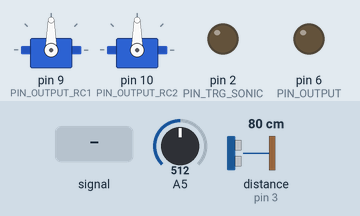
Simulated run of this sketch. Board: Arduino Uno, built with avr-gcc and run on an emulated ATmega328P. Shown: 2 × servo, output pins drawn as LEDs (lit = HIGH). The inputs (shaded band) are chosen by the test bench; at power-on: distance to the obstacle (sensor on pin 3) 80 cm, A5 = 512. The echo pulse lasts 58.3 µs per cm; what the sketch prints to the serial monitor is not drawn.

Above: at 1.2 s.
1.3 s: A5 fed a 2 Hz sine of ±306 counts around its level
At 2.5 s:
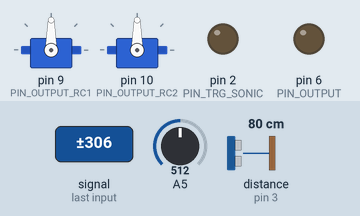
2.8 s: distance to the obstacle (sensor on pin 3) set to 299 cm
At 4.47 s:
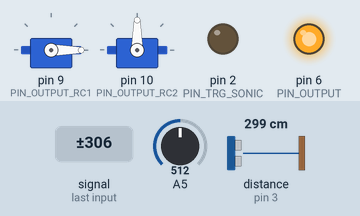
At 5.31 s:
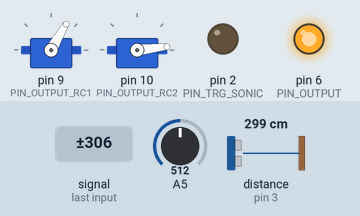
5.8 s: distance to the obstacle (sensor on pin 3) set to 120 cm
Timing chart, 0 to 38.3 s (numbered marks = the images above; inputs shaded):
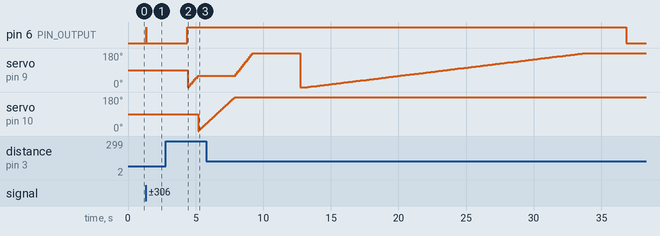

Measured:
- after the input at 1.3 s, pin 6 (PIN_OUTPUT): LOW → HIGH at once, → LOW 0.01 s later
- after the input at 2.8 s, pin 6 (PIN_OUTPUT): LOW → HIGH after 1.6 s instead of 2.5 s

The sketch:

psd_sonic_check.ino
```cpp
//*****************************************************************
//*** ゴール探索でのセンサの通信とサーボモータコントロールのプログラム
//*** PSDからの信号を受けるArduinoがH8へ送信し，側面に設置される．車庫入れが終わった後，一回目直線運動
//*** SONICからの信号を受けるArduinoがH8へ送信，正面に設置される．二回目直線運動
//*** YANG(2023/1/11) バージョン1.5
//*****************************************************************

#include <Servo.h>

Servo RC1servo;
Servo RC2servo;

#define PIN_TRG_SONIC 2     //SONIC超音波センサのTRG入力
#define PIN_PWR_SONIC 4     //SONIC超音波センサへのパワー
#define PIN_ECHO_SONIC 3    //SONIC超音波センサのECHO出力

#define PIN_OUTPUT_RC1 9    //腕を挟む用RC1への信号線
#define PIN_OUTPUT_RC2 10   //磁石に作用するRC2への信号線

#define PIN_INPUT_PSD 5     //PSDセンサからの入力
#define PIN_OUTPUT 6    //処理したの信号をH8へ送る
//SONIC と PSD は同じ信号線でH8へ送る

#define PIN_INPUT 7  //H8から起動信号を受ける

int interval=0;           //pulse
double distance=0;        //距離
double sum=0;             //距離総和

int i=0;                  //距離平均のため
int i_s=0;                //距離判断のため
int RC1_pos=0;            //RC1の角度
int RC2_pos=0;            //RC2の角度
int i_PSD= 1;             //PSDセンサの実行
int PSD_r_high = 35;             //PSDの閾値の高い
int PSD_r_low = 25;             //PSDの閾値の低い
int sonic_r = 5;//超音波センサの閾値の値，この値によりRC1の運転を停止する.
int PSD_val = 0;//PSDの値

void setup() {
  // put your setup code here, to run once:
  pinMode(PIN_TRG_SONIC, OUTPUT);
  pinMode(PIN_ECHO_SONIC, INPUT);
  pinMode(PIN_OUTPUT, OUTPUT);
  pinMode(PIN_INPUT, INPUT);

  RC1servo.attach(PIN_OUTPUT_RC1);
  RC2servo.attach(PIN_OUTPUT_RC2);

  Serial.begin(115200); //シリアル通信のボートを開く

  digitalWrite(PIN_TRG_SONIC,LOW);

  digitalWrite(PIN_OUTPUT,LOW);//H8へ0を送る
  Serial.print("setup完了");
}

void loop(){
  // put your main code here, to run repeatedly:
    Serial.print("loop開始");

//  if(PIN_INPUT == 0){
    Serial.print("H8から受ける信号：");
    Serial.print(PIN_INPUT);

    if(i_PSD == 1){
      PSD_val = PSDread( PIN_INPUT_PSD );
      //PSD処理
      Serial.print(PSD_val);
      Serial.print("  ");
      if( AnaToCm(PSD_val) != 0 ){
        if( (AnaToCm(PSD_val) <= PSD_r_high) && (AnaToCm(PSD_val) > PSD_r_low ) ){
          digitalWrite(PIN_OUTPUT,HIGH);
          i_PSD =0; //PSDを閉じる,SONIcを開く
        }
      Serial.print(AnaToCm(PSD_val)-10);
      Serial.print("~");
      Serial.print(AnaToCm(PSD_val));
      Serial.println("cm");
      }

    }else{
    //超音波センサ
    // 距離計測
    //trigger pulse output (10us)
      digitalWrite(PIN_TRG_SONIC, HIGH);
      delayMicroseconds(9);
      digitalWrite(PIN_TRG_SONIC, LOW);
      // echo pulse width measure
      interval = pulseIn(PIN_ECHO_SONIC, HIGH, 30000);  // 時間計測
      distance = interval * 0.017;
      // 時間=>距離に変換 [cm]340[m/sec]/2 = 0.017[cm/μs]

        distance=SONICread(distance);//distanceの100回平均

        // send result
        Serial.print("pulse width =");
        Serial.print(interval);
        Serial.print("[us] distance =");
        Serial.print(distance);
        Serial.print("[cm]\n");

        i_s = rc(distance, sonic_r);

        if(i_s == 0){//H8へ信号を送る
          digitalWrite(PIN_OUTPUT,LOW);
        }else{
          digitalWrite(PIN_OUTPUT,HIGH);
          delay(50);//時間を持つ

          Serial.print("i_s=");
          Serial.print(i_s);
          Serial.print("\n");

          //RC1の回転
          if(i_s == 1){
            Serial.print("RC1回転中\n");
            RC1servo.write(RC1_pos);
            RC1_pos+=10;
            delay(50);

            //RC2の回転
            if( (RC1_pos >=70 ) && (i_s == 1) ){
              Serial.print("RC2回転中");
              for(int i=0; RC2_pos<180;RC2_pos+=1 ){
                RC2servo.write(RC2_pos);
                delay(15);
               }
             }
           }//RCの回転
         }//2回目信号送る
    }//PSD と SONIC　変換
//  }//PIN_INPUT
}//loop

int SONICread(int distance){
  for(int i=0; i<100; i++){
    sum = sum + distance;
  }
  return sum/100;
}


int rc(double distance,int sonic_r){
      if( distance >= sonic_r){
        Serial.print("直線運転指令\n");
        return 0;
      }else{
        Serial.print("直線運運転停止指令\n");
        return 1;
      }
}

int PSDread(int PinNo){ //PSDの読み取り
  long ans=0;
  for(int i=0; i<100; i++){
    ans=ans +analogRead(PinNo);
  }
  return ans/100;
}

int AnaToCm(int analogValue){ //PSDの距離示す
  if(analogValue<85) return(0);
  if(analogValue>=470) return(10);
  if(analogValue>=260) return(20);
  if(analogValue>=165) return(30);
  if(analogValue>=126) return(40);
  if(analogValue>=105) return(50);
  if(analogValue>=85) return(60);
  return(-1);
}
```
